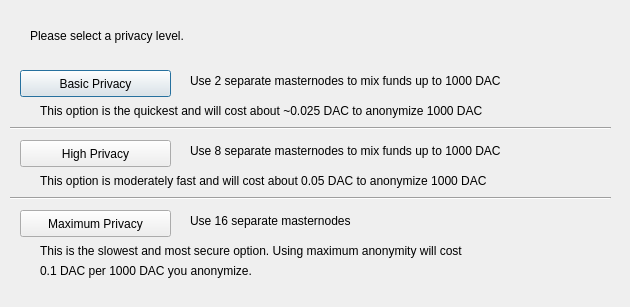
<?xml version="1.0" encoding="UTF-8"?>
<ui version="4.0">
 <class>DarksendConfig</class>
 <widget class="QDialog" name="DarksendConfig">
  <property name="geometry">
   <rect>
    <x>0</x>
    <y>0</y>
    <width>630</width>
    <height>307</height>
   </rect>
  </property>
  <property name="windowTitle">
   <string>Configure PrivateSend</string>
  </property>
  <widget class="QPushButton" name="buttonBasic">
   <property name="geometry">
    <rect>
     <x>20</x>
     <y>70</y>
     <width>151</width>
     <height>27</height>
    </rect>
   </property>
   <property name="text">
    <string>Basic Privacy</string>
   </property>
  </widget>
  <widget class="QPushButton" name="buttonHigh">
   <property name="geometry">
    <rect>
     <x>20</x>
     <y>140</y>
     <width>151</width>
     <height>27</height>
    </rect>
   </property>
   <property name="text">
    <string>High Privacy</string>
   </property>
  </widget>
  <widget class="QPushButton" name="buttonMax">
   <property name="geometry">
    <rect>
     <x>20</x>
     <y>210</y>
     <width>151</width>
     <height>27</height>
    </rect>
   </property>
   <property name="text">
    <string>Maximum Privacy</string>
   </property>
  </widget>
  <widget class="QLabel" name="label">
   <property name="geometry">
    <rect>
     <x>30</x>
     <y>20</y>
     <width>571</width>
     <height>31</height>
    </rect>
   </property>
   <property name="text">
    <string>Please select a privacy level.</string>
   </property>
  </widget>
  <widget class="QLabel" name="label_2">
   <property name="geometry">
    <rect>
     <x>190</x>
     <y>70</y>
     <width>421</width>
     <height>21</height>
    </rect>
   </property>
   <property name="text">
    <string>Use 2 separate masternodes to mix funds up to 1000 DAC</string>
   </property>
  </widget>
  <widget class="QLabel" name="label_3">
   <property name="geometry">
    <rect>
     <x>190</x>
     <y>140</y>
     <width>411</width>
     <height>21</height>
    </rect>
   </property>
   <property name="text">
    <string>Use 8 separate masternodes to mix funds up to 1000 DAC</string>
   </property>
  </widget>
  <widget class="QLabel" name="label_4">
   <property name="geometry">
    <rect>
     <x>190</x>
     <y>210</y>
     <width>421</width>
     <height>21</height>
    </rect>
   </property>
   <property name="text">
    <string>Use 16 separate masternodes</string>
   </property>
  </widget>
  <widget class="QLabel" name="label_6">
   <property name="geometry">
    <rect>
     <x>40</x>
     <y>100</y>
     <width>561</width>
     <height>21</height>
    </rect>
   </property>
   <property name="text">
    <string>This option is the quickest and will cost about ~0.025 DAC to anonymize 1000 DAC</string>
   </property>
  </widget>
  <widget class="QLabel" name="label_7">
   <property name="geometry">
    <rect>
     <x>40</x>
     <y>170</y>
     <width>561</width>
     <height>21</height>
    </rect>
   </property>
   <property name="text">
    <string>This option is moderately fast and will cost about 0.05 DAC to anonymize 1000 DAC</string>
   </property>
  </widget>
  <widget class="QLabel" name="label_8">
   <property name="geometry">
    <rect>
     <x>40</x>
     <y>240</y>
     <width>561</width>
     <height>21</height>
    </rect>
   </property>
   <property name="text">
    <string>This is the slowest and most secure option. Using maximum anonymity will cost</string>
   </property>
  </widget>
  <widget class="QLabel" name="label_9">
   <property name="geometry">
    <rect>
     <x>40</x>
     <y>260</y>
     <width>561</width>
     <height>21</height>
    </rect>
   </property>
   <property name="text">
    <string>0.1 DAC per 1000 DAC you anonymize.</string>
   </property>
  </widget>
  <widget class="Line" name="line">
   <property name="geometry">
    <rect>
     <x>10</x>
     <y>120</y>
     <width>601</width>
     <height>16</height>
    </rect>
   </property>
   <property name="orientation">
    <enum>Qt::Horizontal</enum>
   </property>
  </widget>
  <widget class="Line" name="line_2">
   <property name="geometry">
    <rect>
     <x>10</x>
     <y>190</y>
     <width>601</width>
     <height>16</height>
    </rect>
   </property>
   <property name="orientation">
    <enum>Qt::Horizontal</enum>
   </property>
  </widget>
 </widget>
 <resources/>
 <connections/>
</ui>
